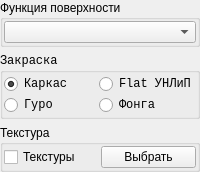
            <widget class="QWidget" name="widget_Expand_SurfaceMain" native="true">
             <layout class="QVBoxLayout" name="verticalLayout_2">
              <property name="leftMargin">
               <number>0</number>
              </property>
              <property name="topMargin">
               <number>0</number>
              </property>
              <property name="rightMargin">
               <number>0</number>
              </property>
              <property name="bottomMargin">
               <number>0</number>
              </property>
              <item>
               <widget class="QGroupBox" name="groupBox_SurfaceFunction">
                <property name="title">
                 <string>Функция поверхности</string>
                </property>
                <layout class="QVBoxLayout" name="verticalLayout_3">
                 <property name="spacing">
                  <number>1</number>
                 </property>
                 <property name="leftMargin">
                  <number>1</number>
                 </property>
                 <property name="topMargin">
                  <number>1</number>
                 </property>
                 <property name="rightMargin">
                  <number>1</number>
                 </property>
                 <property name="bottomMargin">
                  <number>1</number>
                 </property>
                 <item>
                  <widget class="QComboBox" name="comboBox_SurfaceFunctions"/>
                 </item>
                </layout>
               </widget>
              </item>
              <item>
               <widget class="QGroupBox" name="groupBox_Shading">
                <property name="font">
                 <font>
                  <family>Consolas</family>
                 </font>
                </property>
                <property name="title">
                 <string>Закраска</string>
                </property>
                <layout class="QGridLayout" name="gridLayout_2">
                 <property name="leftMargin">
                  <number>1</number>
                 </property>
                 <property name="topMargin">
                  <number>1</number>
                 </property>
                 <property name="rightMargin">
                  <number>1</number>
                 </property>
                 <property name="bottomMargin">
                  <number>1</number>
                 </property>
                 <property name="spacing">
                  <number>1</number>
                 </property>
                 <item row="1" column="0">
                  <widget class="QRadioButton" name="radioButton_WireframeShading">
                   <property name="font">
                    <font>
                     <family>Consolas</family>
                    </font>
                   </property>
                   <property name="text">
                    <string>Каркас</string>
                   </property>
                   <property name="checked">
                    <bool>true</bool>
                   </property>
                  </widget>
                 </item>
                 <item row="1" column="1">
                  <widget class="QRadioButton" name="radioButton_SortFlatShading">
                   <property name="font">
                    <font>
                     <family>Consolas</family>
                    </font>
                   </property>
                   <property name="text">
                    <string>Flat УНЛиП</string>
                   </property>
                  </widget>
                 </item>
                 <item row="2" column="0">
                  <widget class="QRadioButton" name="radioButton_HuroShading">
                   <property name="font">
                    <font>
                     <family>Consolas</family>
                    </font>
                   </property>
                   <property name="text">
                    <string>Гуро</string>
                   </property>
                  </widget>
                 </item>
                 <item row="2" column="1">
                  <widget class="QRadioButton" name="radioButton_FongShding">
                   <property name="font">
                    <font>
                     <family>Consolas</family>
                    </font>
                   </property>
                   <property name="text">
                    <string>Фонга</string>
                   </property>
                  </widget>
                 </item>
                </layout>
               </widget>
              </item>
              <item>
               <widget class="QGroupBox" name="groupBox_Texture">
                <property name="title">
                 <string>Текстура</string>
                </property>
                <layout class="QHBoxLayout" name="horizontalLayout_8">
                 <property name="spacing">
                  <number>1</number>
                 </property>
                 <property name="leftMargin">
                  <number>1</number>
                 </property>
                 <property name="topMargin">
                  <number>1</number>
                 </property>
                 <property name="rightMargin">
                  <number>1</number>
                 </property>
                 <property name="bottomMargin">
                  <number>1</number>
                 </property>
                 <item>
                  <widget class="QCheckBox" name="checkBox_Textured">
                   <property name="text">
                    <string>Текстуры</string>
                   </property>
                  </widget>
                 </item>
                 <item>
                  <widget class="QPushButton" name="pushButton_ChooseTexture">
                   <property name="text">
                    <string>Выбрать</string>
                   </property>
                  </widget>
                 </item>
                </layout>
               </widget>
              </item>
             </layout>
            </widget>
